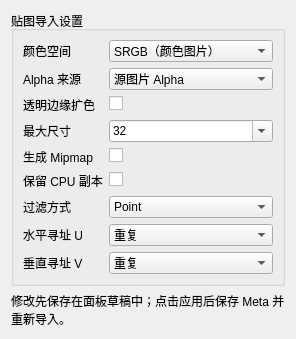
<?xml version='1.0' encoding='UTF-8'?>
<ui version="4.0">
  <class>TextureInspectorForm</class>
  <widget class="QWidget" name="TextureInspectorForm">
    <layout class="QVBoxLayout" name="mainLayout">
      <item>
        <widget class="QGroupBox" name="textureGroup">
          <property name="title">
            <string>贴图导入设置</string>
          </property>
          <layout class="QFormLayout" name="settingsLayout">
            <item row="0" column="0">
              <widget class="QLabel" name="colorSpaceComboLabel">
                <property name="text">
                  <string>颜色空间</string>
                </property>
                <property name="textFormat">
                  <enum>Qt::PlainText</enum>
                </property>
                <property name="wordWrap">
                  <bool>true</bool>
                </property>
              </widget>
            </item>
            <item row="0" column="1">
              <widget class="QComboBox" name="colorSpaceCombo">
                <item>
                  <property name="text">
                    <string>SRGB（颜色图片）</string>
                  </property>
                </item>
                <item>
                  <property name="text">
                    <string>Linear（数值数据）</string>
                  </property>
                </item>
                <property name="values" stdset="0">
                  <stringlist notr="true">
                    <string>SRGB</string>
                    <string>Linear</string>
                  </stringlist>
                </property>
              </widget>
            </item>
            <item row="1" column="0">
              <widget class="QLabel" name="alphaSourceComboLabel">
                <property name="text">
                  <string>Alpha 来源</string>
                </property>
                <property name="textFormat">
                  <enum>Qt::PlainText</enum>
                </property>
                <property name="wordWrap">
                  <bool>true</bool>
                </property>
              </widget>
            </item>
            <item row="1" column="1">
              <widget class="QComboBox" name="alphaSourceCombo">
                <item>
                  <property name="text">
                    <string>源图片 Alpha</string>
                  </property>
                </item>
                <item>
                  <property name="text">
                    <string>忽略 Alpha</string>
                  </property>
                </item>
                <property name="values" stdset="0">
                  <stringlist notr="true">
                    <string>FromSource</string>
                    <string>None</string>
                  </stringlist>
                </property>
              </widget>
            </item>
            <item row="2" column="0">
              <widget class="QLabel" name="alphaTransparencyCheckLabel">
                <property name="text">
                  <string>透明边缘扩色</string>
                </property>
                <property name="textFormat">
                  <enum>Qt::PlainText</enum>
                </property>
                <property name="wordWrap">
                  <bool>true</bool>
                </property>
              </widget>
            </item>
            <item row="2" column="1">
              <widget class="QCheckBox" name="alphaTransparencyCheck">
                <property name="toolTip">
                  <string>处理透明像素附近的颜色，减轻过滤黑边。Alpha 保存数值时请关闭。</string>
                </property>
              </widget>
            </item>
            <item row="3" column="0">
              <widget class="QLabel" name="maxSizeComboLabel">
                <property name="text">
                  <string>最大尺寸</string>
                </property>
                <property name="textFormat">
                  <enum>Qt::PlainText</enum>
                </property>
                <property name="wordWrap">
                  <bool>true</bool>
                </property>
              </widget>
            </item>
            <item row="3" column="1">
              <widget class="QComboBox" name="maxSizeCombo">
                <item>
                  <property name="text">
                    <string>32</string>
                  </property>
                  <property name="toolTip">
                    <string>32</string>
                  </property>
                </item>
                <item>
                  <property name="text">
                    <string>64</string>
                  </property>
                  <property name="toolTip">
                    <string>64</string>
                  </property>
                </item>
                <item>
                  <property name="text">
                    <string>128</string>
                  </property>
                  <property name="toolTip">
                    <string>128</string>
                  </property>
                </item>
                <item>
                  <property name="text">
                    <string>256</string>
                  </property>
                  <property name="toolTip">
                    <string>256</string>
                  </property>
                </item>
                <item>
                  <property name="text">
                    <string>512</string>
                  </property>
                  <property name="toolTip">
                    <string>512</string>
                  </property>
                </item>
                <item>
                  <property name="text">
                    <string>1024</string>
                  </property>
                  <property name="toolTip">
                    <string>1024</string>
                  </property>
                </item>
                <item>
                  <property name="text">
                    <string>2048</string>
                  </property>
                  <property name="toolTip">
                    <string>2048</string>
                  </property>
                </item>
                <item>
                  <property name="text">
                    <string>4096</string>
                  </property>
                  <property name="toolTip">
                    <string>4096</string>
                  </property>
                </item>
                <item>
                  <property name="text">
                    <string>8192</string>
                  </property>
                  <property name="toolTip">
                    <string>8192</string>
                  </property>
                </item>
                <item>
                  <property name="text">
                    <string>16384</string>
                  </property>
                  <property name="toolTip">
                    <string>16384</string>
                  </property>
                </item>
                <property name="editable">
                  <bool>true</bool>
                </property>
                <property name="insertPolicy">
                  <enum>QComboBox::NoInsert</enum>
                </property>
              </widget>
            </item>
            <item row="4" column="0">
              <widget class="QLabel" name="mipmapsCheckLabel">
                <property name="text">
                  <string>生成 Mipmap</string>
                </property>
                <property name="textFormat">
                  <enum>Qt::PlainText</enum>
                </property>
                <property name="wordWrap">
                  <bool>true</bool>
                </property>
              </widget>
            </item>
            <item row="4" column="1">
              <widget class="QCheckBox" name="mipmapsCheck" />
            </item>
            <item row="5" column="0">
              <widget class="QLabel" name="cpuCopyCheckLabel">
                <property name="text">
                  <string>保留 CPU 副本</string>
                </property>
                <property name="textFormat">
                  <enum>Qt::PlainText</enum>
                </property>
                <property name="wordWrap">
                  <bool>true</bool>
                </property>
              </widget>
            </item>
            <item row="5" column="1">
              <widget class="QCheckBox" name="cpuCopyCheck" />
            </item>
            <item row="6" column="0">
              <widget class="QLabel" name="filterComboLabel">
                <property name="text">
                  <string>过滤方式</string>
                </property>
                <property name="textFormat">
                  <enum>Qt::PlainText</enum>
                </property>
                <property name="wordWrap">
                  <bool>true</bool>
                </property>
              </widget>
            </item>
            <item row="6" column="1">
              <widget class="QComboBox" name="filterCombo">
                <item>
                  <property name="text">
                    <string>Point</string>
                  </property>
                </item>
                <item>
                  <property name="text">
                    <string>Bilinear</string>
                  </property>
                </item>
                <item>
                  <property name="text">
                    <string>Trilinear</string>
                  </property>
                </item>
                <property name="values" stdset="0">
                  <stringlist notr="true">
                    <string>Point</string>
                    <string>Bilinear</string>
                    <string>Trilinear</string>
                  </stringlist>
                </property>
              </widget>
            </item>
            <item row="7" column="0">
              <widget class="QLabel" name="wrapUComboLabel">
                <property name="text">
                  <string>水平寻址 U</string>
                </property>
                <property name="textFormat">
                  <enum>Qt::PlainText</enum>
                </property>
                <property name="wordWrap">
                  <bool>true</bool>
                </property>
              </widget>
            </item>
            <item row="7" column="1">
              <widget class="QComboBox" name="wrapUCombo">
                <item>
                  <property name="text">
                    <string>重复</string>
                  </property>
                </item>
                <item>
                  <property name="text">
                    <string>边缘钳制</string>
                  </property>
                </item>
                <item>
                  <property name="text">
                    <string>镜像重复</string>
                  </property>
                </item>
                <property name="values" stdset="0">
                  <stringlist notr="true">
                    <string>Repeat</string>
                    <string>ClampToEdge</string>
                    <string>MirrorRepeat</string>
                  </stringlist>
                </property>
              </widget>
            </item>
            <item row="8" column="0">
              <widget class="QLabel" name="wrapVComboLabel">
                <property name="text">
                  <string>垂直寻址 V</string>
                </property>
                <property name="textFormat">
                  <enum>Qt::PlainText</enum>
                </property>
                <property name="wordWrap">
                  <bool>true</bool>
                </property>
              </widget>
            </item>
            <item row="8" column="1">
              <widget class="QComboBox" name="wrapVCombo">
                <item>
                  <property name="text">
                    <string>重复</string>
                  </property>
                </item>
                <item>
                  <property name="text">
                    <string>边缘钳制</string>
                  </property>
                </item>
                <item>
                  <property name="text">
                    <string>镜像重复</string>
                  </property>
                </item>
                <property name="values" stdset="0">
                  <stringlist notr="true">
                    <string>Repeat</string>
                    <string>ClampToEdge</string>
                    <string>MirrorRepeat</string>
                  </stringlist>
                </property>
              </widget>
            </item>
          </layout>
        </widget>
      </item>
      <item>
        <widget class="QLabel" name="draftHintLabel">
          <property name="text">
            <string>修改先保存在面板草稿中；点击应用后保存 Meta 并重新导入。</string>
          </property>
          <property name="textFormat">
            <enum>Qt::PlainText</enum>
          </property>
          <property name="wordWrap">
            <bool>true</bool>
          </property>
        </widget>
      </item>
    </layout>
  </widget>
  <resources />
  <connections />
</ui>
